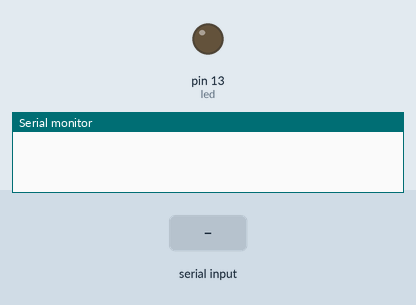
This sketch was run on a simulated Arduino Uno, built with avr-gcc and run on an emulated ATmega328P. On the bench: output pins drawn as LEDs (lit = HIGH), the last lines printed to the serial monitor. Inputs (shaded band) come from the test bench.

Above: at 1.2 s.
1.3 s: "A" received over Serial
At 3.5 s:
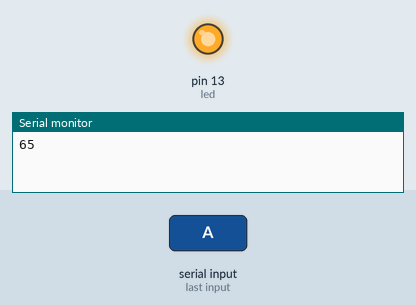
4.0 s: "B" received over Serial
At 6.4 s:
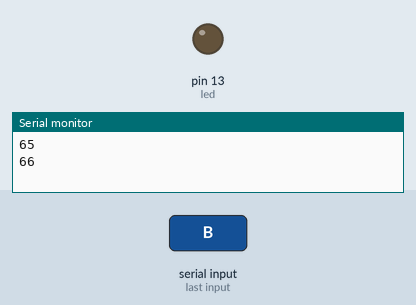
6.7 s: "C" received over Serial
At 7.2 s:
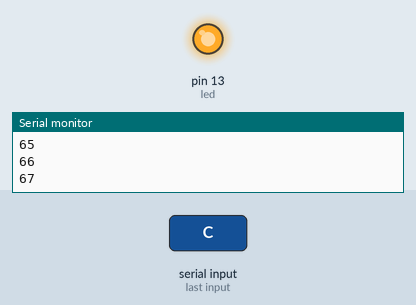
Timing chart, 0 to 9.7 s (numbered marks = the images above; inputs shaded):
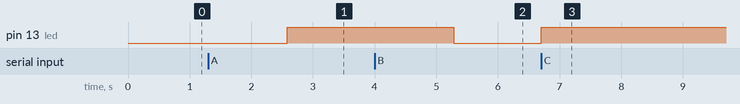

Measured:
- after the input at 1.3 s, pin 13 (led): LOW → HIGH after 1.3 s
- after the input at 4.0 s, pin 13 (led): HIGH → LOW after 1.3 s
- after the input at 6.7 s, pin 13 (led): LOW → HIGH at once

The sketch:

Brightness_Increase_Decrease.ino
```cpp
int led = 13;
int data;

void setup()
{
  Serial.begin(9600);
  pinMode(led, OUTPUT);
}

void loop()
{
  while(Serial.available() > 0)
  {
    data = Serial.read();
    Serial.println(data);
    if(data == 'A'){
      fadeOn();
    }
    if(data == 'B'){
      fadeOff();
    }
    if(data == 'C'){
      digitalWrite(13, HIGH);
    }
    if(data == 'D'){
      digitalWrite(13, LOW);
    }
  }
}

void fadeOn() {
  for (int brightness = 0; brightness <= 255; brightness++) {
    analogWrite(led, brightness);
    delay(10);
  }
}

void fadeOff() {
  for (int brightness = 255; brightness >= 0; brightness--) {
    analogWrite(led, brightness);

    delay(10);
  }
}
```
